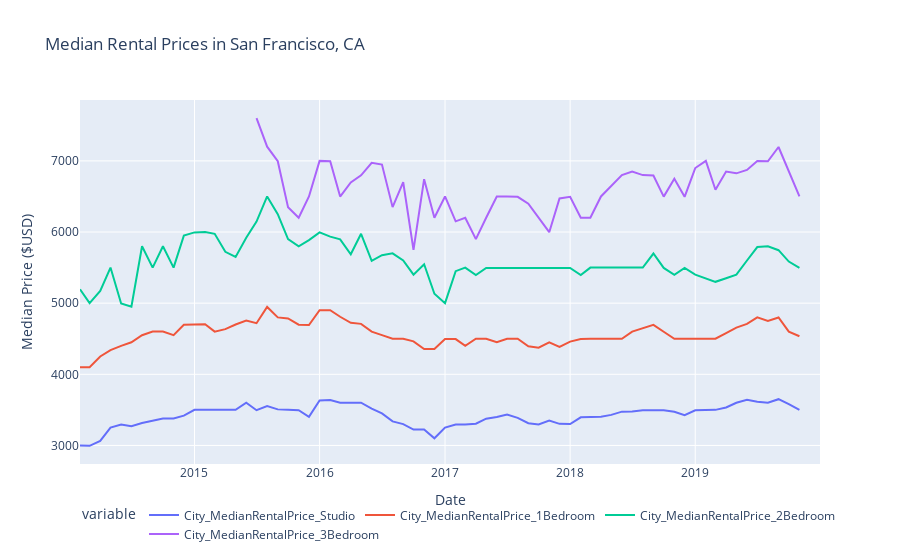

The cell this chart's notebook holds for it:
### Code cell
plot_four_columns_using_plotly_express(sanfrancisco_df,'City_MedianRentalPrice_Studio','City_MedianRentalPrice_1Bedroom',
                                       'City_MedianRentalPrice_2Bedroom','City_MedianRentalPrice_3Bedroom',
                                       'Median Rental Prices in San Francisco, CA','2014-02-01','2019-12-31')
